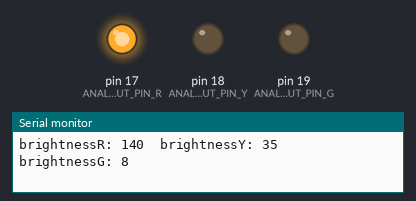
The sketch below on a simulated Arduino Uno, built with avr-gcc and run on an emulated ATmega328P. On the bench: output pins drawn as LEDs (lit = HIGH), the last lines printed to the serial monitor.

Above: at 1.3 s.
At 2.9 s:
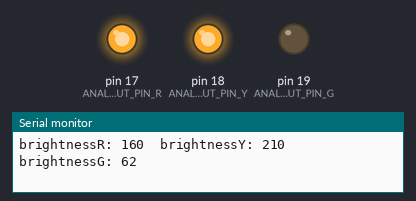
At 6.8 s:
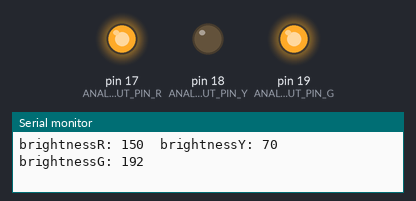
At 11.5 s:
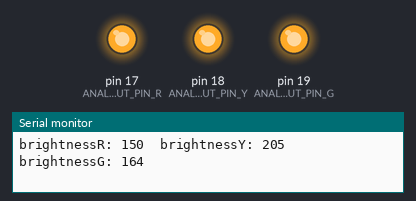
At 15.87 s:
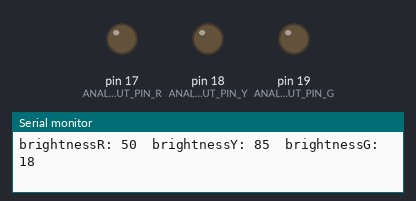
At 20.56 s:
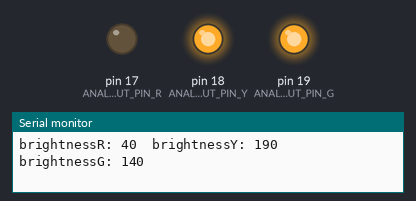
Timing chart, 0 to 21.0 s (numbered marks = the images above):
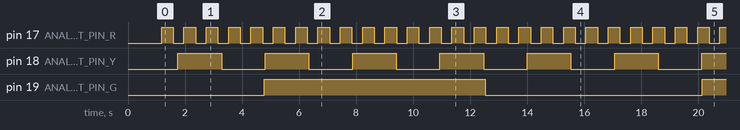

Measured:
- by itself, pin 17 (ANALOG_OUT_PIN_R): alternates HIGH for 0.41 s and LOW for 0.38 s
- by itself, pin 18 (ANALOG_OUT_PIN_Y): alternates HIGH for 1.5 s and LOW for 1.5 s
- by itself, pin 19 (ANALOG_OUT_PIN_G): alternates HIGH for 7.7 s and LOW for 7.6 s

The sketch:

traffic_light_controller_.ino
```cpp
/*** header block ***
 * code file name:             test_analog_output.ino
 * code description:           test program for analog output subsystem
 * board used (UNO/MEGA/etc):  Acebot ESP 32
 * circuit components needed:  analog output device, e.g. LED,
 *                             connected to analog (PWM) output pin
 * IDE version used:           Arduino IDE 2.3.2
 * programmer(s) name:         Kelsang Sherpa
 * date code created/modified: 2026_0304
 * code version/revision:      v1, based on Fade.ino example
 ***/

// compiler directives: none

// pin name definitions
#define ANALOG_OUT_PIN_R 17 //Red LED pin (fast)
#define ANALOG_OUT_PIN_Y 18   // Yellow LED pin (medium)
#define ANALOG_OUT_PIN_G 19   // Green LED pin (slow)

// global variables (3 sets)
int  brightnessR = 0;
int  brightnessY = 0;
int  brightnessG = 0;

int  fadeAmountR = 10;   // Red fades fastest
int  fadeAmountY = 5;    // Yellow medium
int  fadeAmountG = 2;    // Green slowest

long fadeDelayR  = 15;   // smaller delay = faster updates
long fadeDelayY  = 30;
long fadeDelayG  = 60;

// timers for each LED (so each one can run at a different speed)
unsigned long lastUpdateR = 0;
unsigned long lastUpdateY = 0;
unsigned long lastUpdateG = 0;

// optional: limit printing speed so Serial Monitor is readable
unsigned long lastPrint = 0;
long printDelay = 100; // ms

void setup() {
  Serial.begin(115200);

  Serial.println("DESIGN Program: 3-LED Analog Output (R fast, Y medium, G slow)");
  delay(1000);
}

void loop() {
  // Always output current brightness to LEDs
  analogWrite(ANALOG_OUT_PIN_R, brightnessR);
  analogWrite(ANALOG_OUT_PIN_Y, brightnessY);
  analogWrite(ANALOG_OUT_PIN_G, brightnessG);

  unsigned long now = millis();

  // ---------------- RED LED update (fast) ----------------
  if (now - lastUpdateR >= fadeDelayR) {
    brightnessR = brightnessR + fadeAmountR;

    // reverse at ends (separate if statement)
    if (brightnessR <= 0 || brightnessR >= 255) {
      fadeAmountR = -fadeAmountR;
    }

    lastUpdateR = now;
  }

  // ---------------- YELLOW LED update (medium) ----------------
  if (now - lastUpdateY >= fadeDelayY) {
    brightnessY = brightnessY + fadeAmountY;

    // reverse at ends (separate if statement)
    if (brightnessY <= 0 || brightnessY >= 255) {
      fadeAmountY = -fadeAmountY;
    }

    lastUpdateY = now;
  }

  // ---------------- GREEN LED update (slow) ----------------
  if (now - lastUpdateG >= fadeDelayG) {
    brightnessG = brightnessG + fadeAmountG;

    // reverse at ends (separate if statement)
    if (brightnessG <= 0 || brightnessG >= 255) {
      fadeAmountG = -fadeAmountG;
    }

    lastUpdateG = now;
  }

  // Print brightness values in Serial Monitor (required)
  if (now - lastPrint >= printDelay) {
    Serial.print("brightnessR: "); Serial.print(brightnessR);
    Serial.print("  brightnessY: "); Serial.print(brightnessY);
    Serial.print("  brightnessG: "); Serial.println(brightnessG);
    lastPrint = now;
  }
}
```
